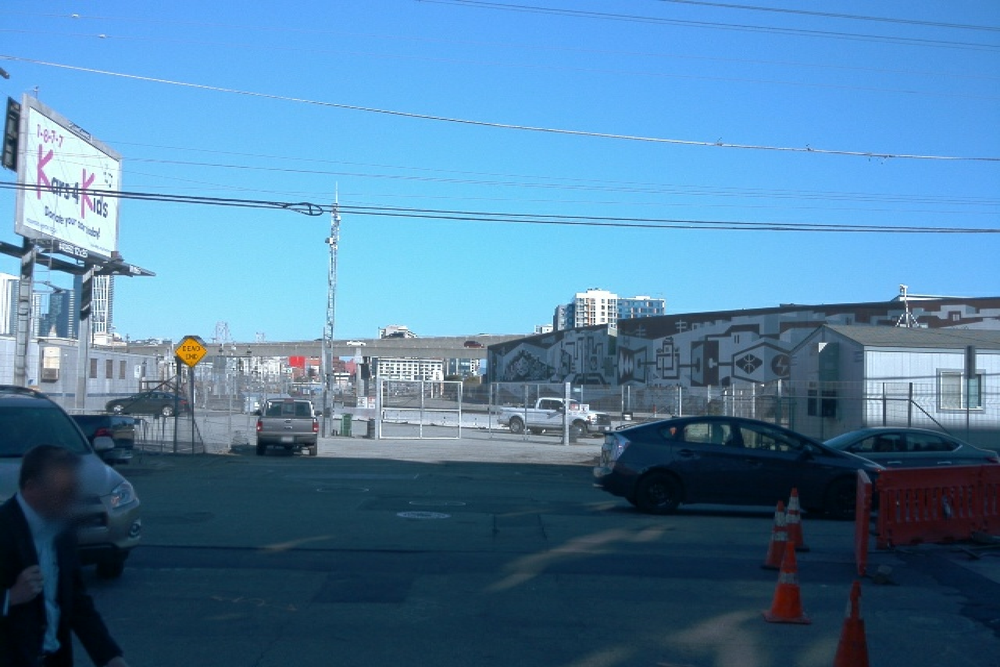
#> input picture data/images/segment-1231623110026745648_480_000_500_000_with_camera_labels_38.png, 1000 x 667 px, shrunk from 1920 x 1280 before the run
$ python masking.py
#> lines starting #> are read from the running program, lines starting #| are printed output that depends on the picture; after the words box and inside, x2 and y2 are one past the last pixel; in counts of white or black regions, pixels touching at a corner belong together
import numpy as np
from PIL import Image
import matplotlib.pyplot as plt


def create_mask(path, color_threshold):
    """
    create a binary mask of an image using a color threshold
    args:
    - path [str]: path to image file
    - color_threshold [array]: 1x3 array of RGB value
    returns:
    - img [array]: RGB image array
    - mask [array]: binary array
    """
    # IMPLEMENT THIS FUNCTION
    # open the path image converting to RGB
    img = np.array(Image.open(path).convert('RGB'))
#> img is the input picture: shape (667, 1000, 3); mean R, G, B 80.4, 127.5, 163.3
    # extract the RGB matrices per pixel
    R_Matrix, G_Matrix, B_Matrix = img[..., 0], img[..., 1], img[..., 2]
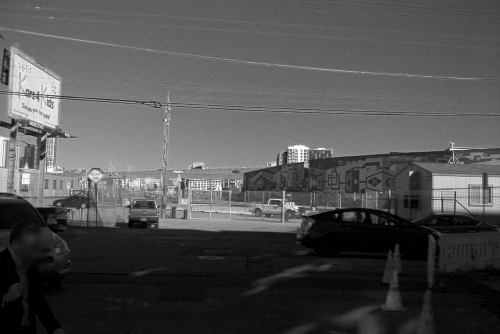
#> R_Matrix: shape (667, 1000) (shown at 1/2 size); min 0, max 255, mean 80.4
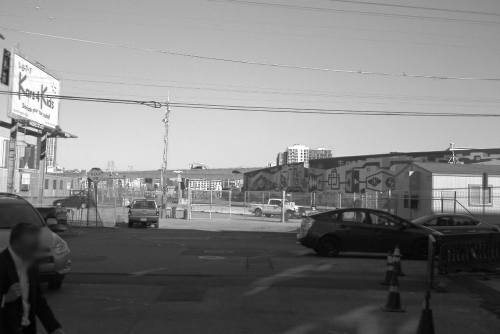
#> G_Matrix: shape (667, 1000) (shown at 1/2 size); min 0, max 255, mean 127.5
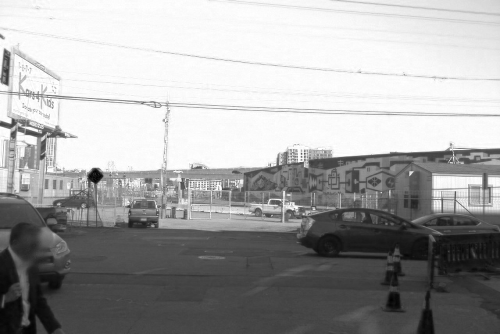
#> B_Matrix: shape (667, 1000) (shown at 1/2 size); min 0, max 255, mean 163.3
    # Thresshold the RGB matrces
    mask = (R_Matrix > color_threshold[0]) & (G_Matrix > color_threshold[1]) & (B_Matrix > color_threshold[2])
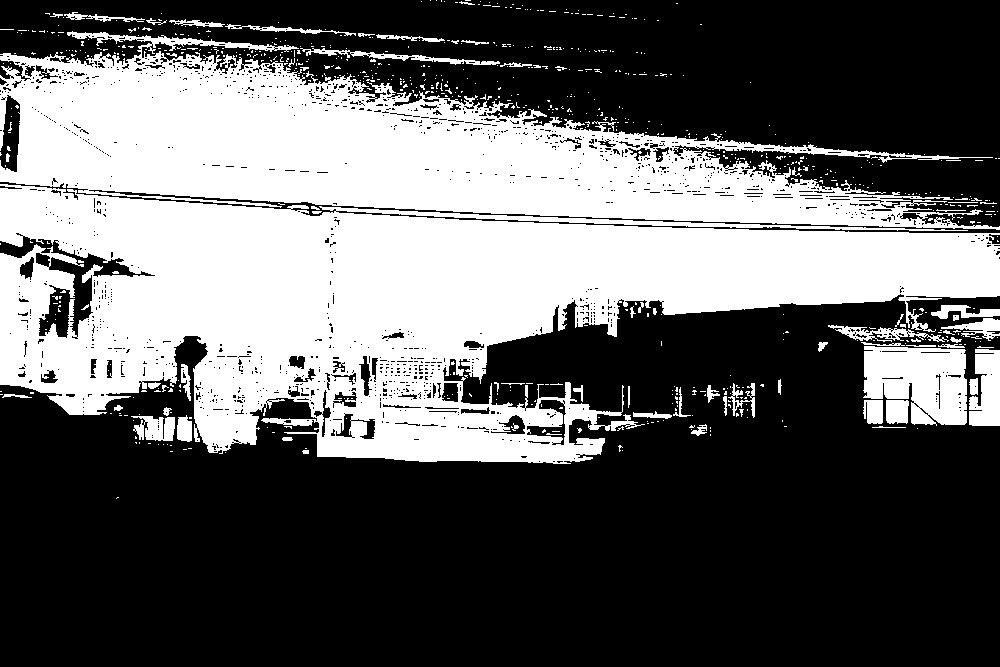
#> mask: shape (667, 1000) bool; 38.4% white; 729 white regions (663 under 20 px), largest, box (x1, y1, x2, y2) and area: (0, 184, 1000, 464) 147086, (0, 31, 1000, 230) 89647, (863, 346, 967, 426) 6335


    return img, mask


def mask_and_display(img, mask):
    """
    display 3 plots next to each other: image, mask and masked image
    args:
    - img [array]: HxWxC image array
    - mask [array]: HxW mask array
    """
    # IMPLEMENT THIS FUNCTION
    # Original image

    img_mask = img*np.stack([mask]*3, axis=2)
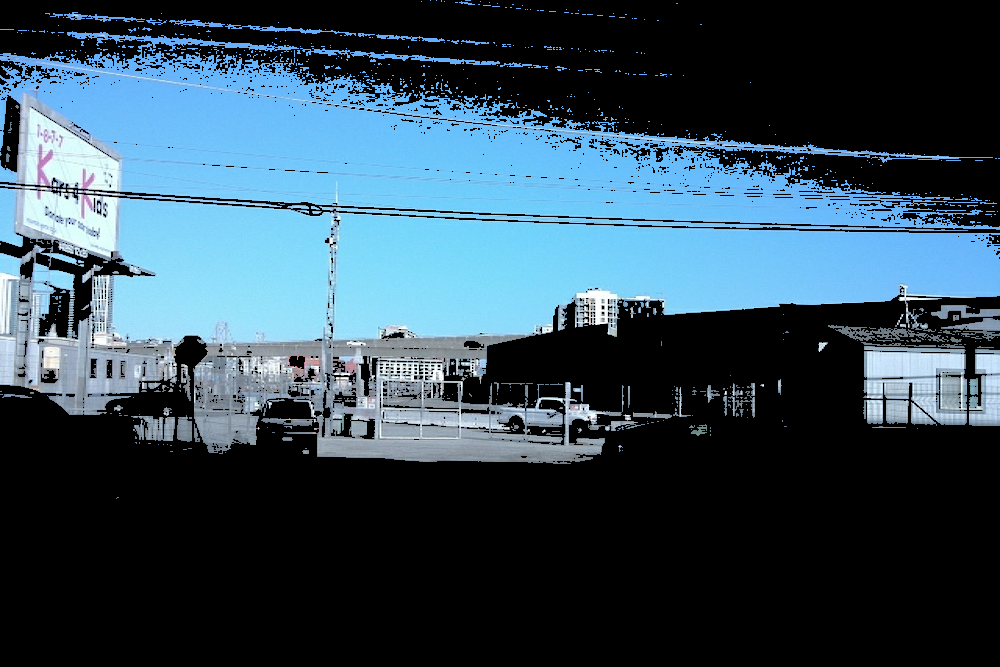
#> img_mask: shape (667, 1000, 3); mean R, G, B 50.7, 74.2, 88.6
    f,ax  = plt.subplots(1, 3,figsize=(30, 20))
    ax[0].imshow(img)
    ax[1].imshow(mask)
    ax[2].imshow(img_mask)
    plt.show()
if __name__ == '__main__':
    path = 'data/images/segment-1231623110026745648_480_000_500_000_with_camera_labels_38.png'
    color_threshold = [100, 100, 128]
    img, mask = create_mask(path, color_threshold)
    mask_and_display(img, mask)

$ run again, with data/images/segment-12208410199966712301_4480_000_4500_000_with_camera_labels_79.png copied over data/images/segment-1231623110026745648_480_000_500_000_with_camera_labels_38.png
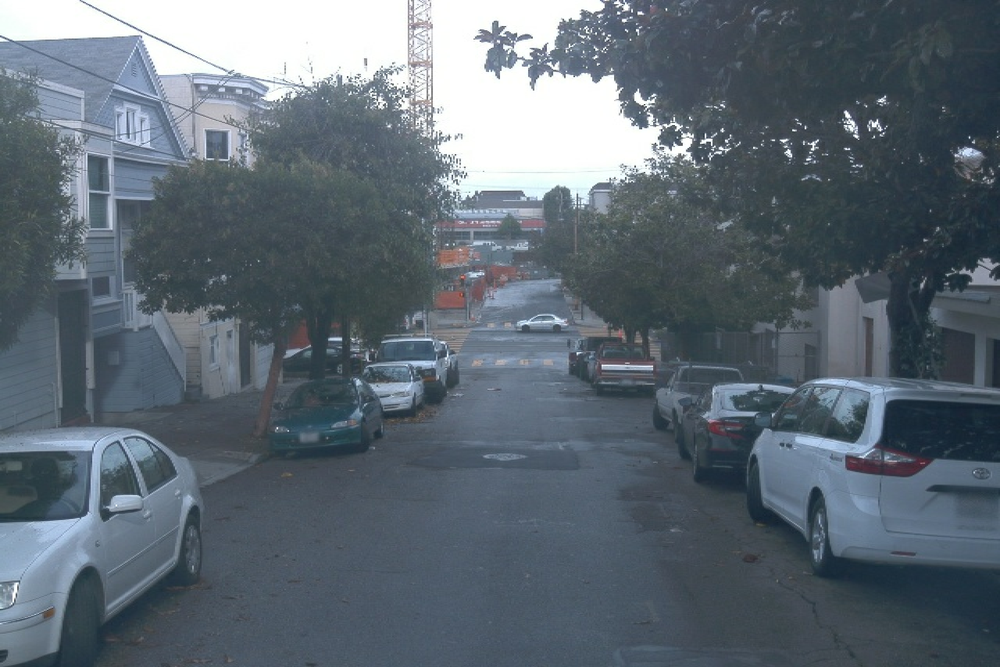
#> input picture data/images/segment-12208410199966712301_4480_000_4500_000_with_camera_labels_79.png, 1000 x 667 px, shrunk from 1920 x 1280 before the run
#> in create_mask, img is the input picture: shape (667, 1000, 3); mean R, G, B 94.3, 105.7, 115.6
#> in create_mask, `mask = (R_Matrix > color_threshold[0]) & (G_Matrix > color_threshold[1..`:
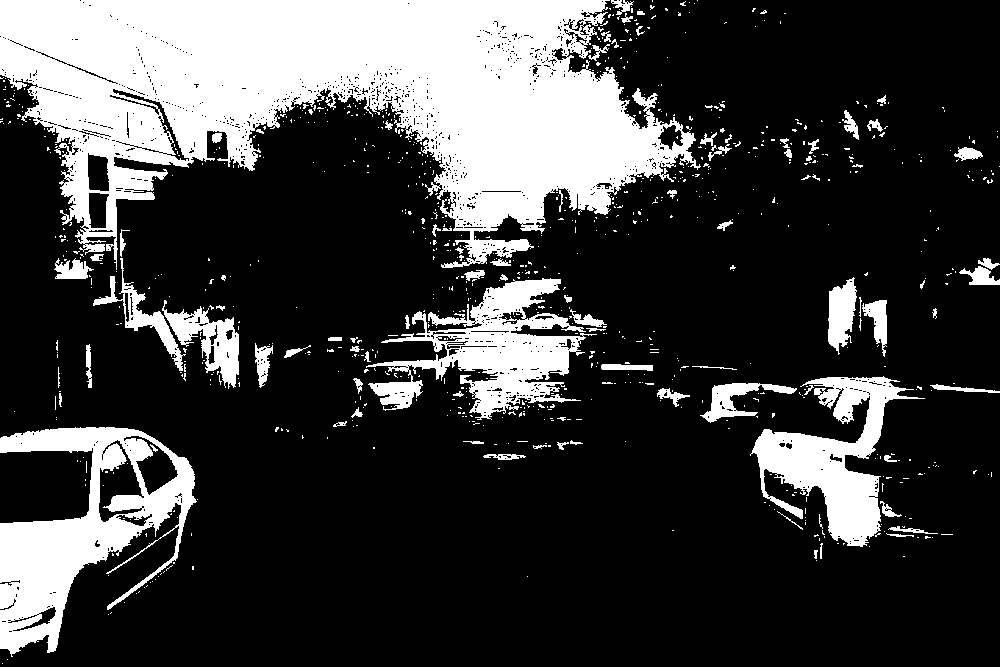
#> mask: shape (667, 1000) bool; 24% white; 889 white regions (802 under 20 px), largest, box (x1, y1, x2, y2) and area: (0, 0, 701, 270) 100491, (0, 427, 197, 657) 18625, (366, 278, 597, 420) 12674
#> in mask_and_display, `img_mask = img*np.stack([mask]*3, axis=2)`:
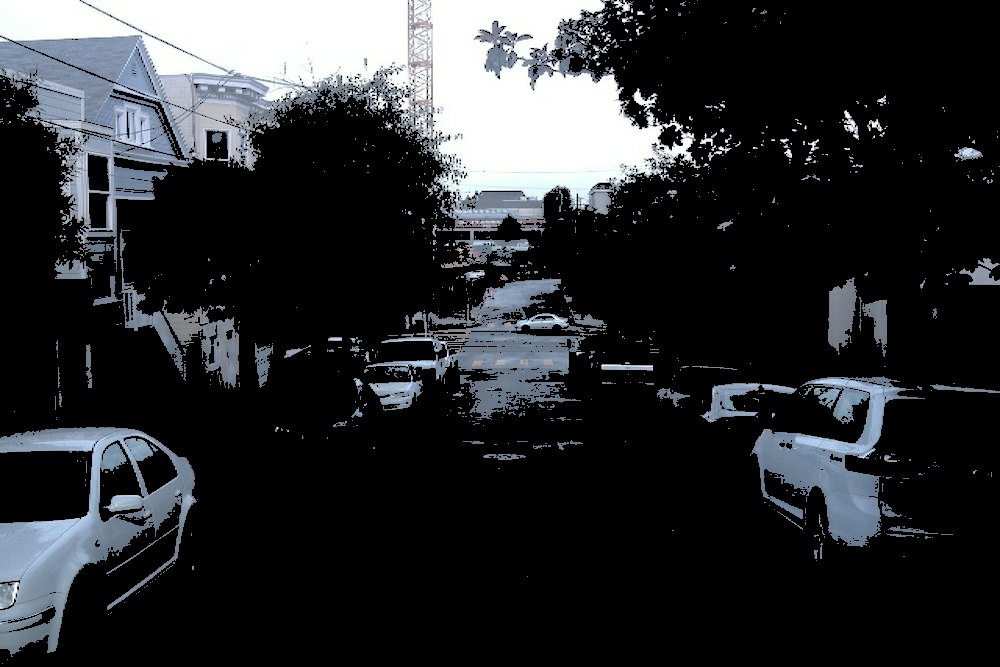
#> img_mask: shape (667, 1000, 3); mean R, G, B 42.3, 44.7, 47.3

$ run again, with data/images/segment-12208410199966712301_4480_000_4500_000_with_camera_labels_83.png copied over data/images/segment-1231623110026745648_480_000_500_000_with_camera_labels_38.png
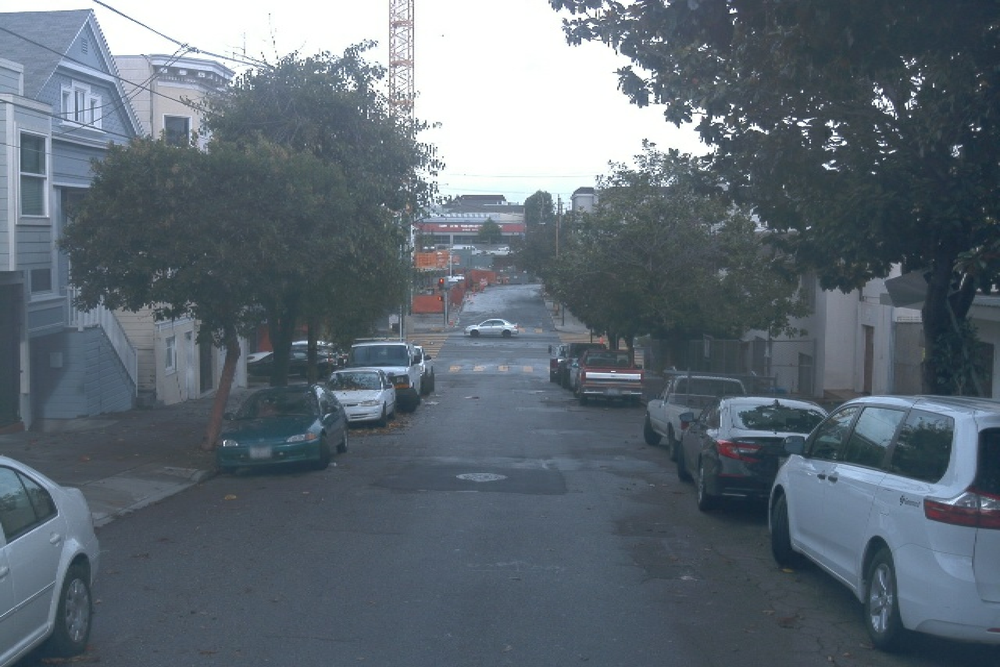
#> input picture data/images/segment-12208410199966712301_4480_000_4500_000_with_camera_labels_83.png, 1000 x 667 px, shrunk from 1920 x 1280 before the run
#> in create_mask, img is the input picture: shape (667, 1000, 3); mean R, G, B 95.2, 106.5, 116.3
#> in create_mask, `mask = (R_Matrix > color_threshold[0]) & (G_Matrix > color_threshold[1..`:
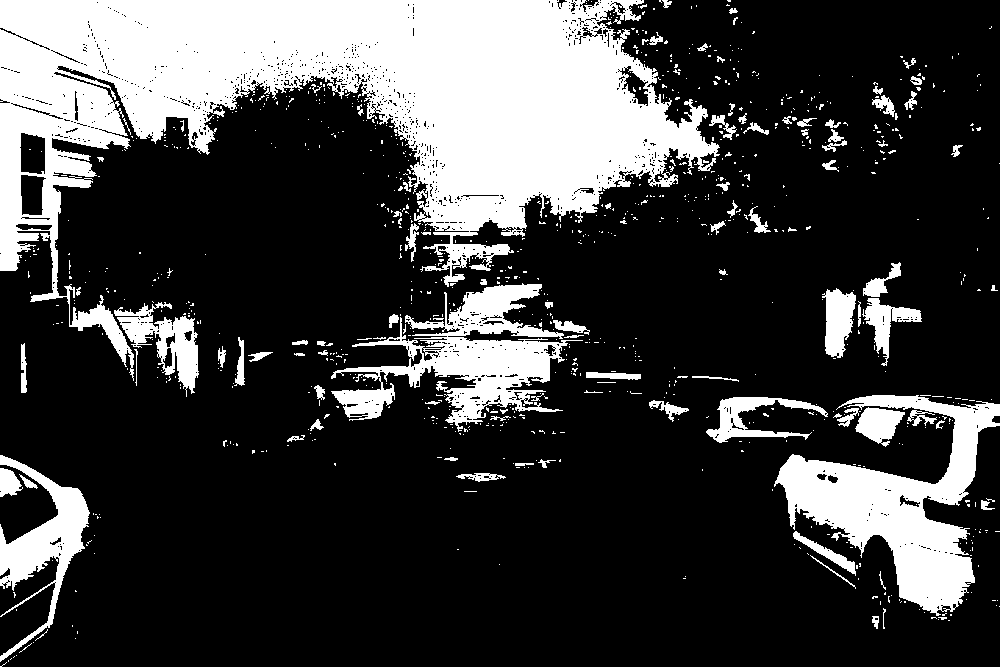
#> mask: shape (667, 1000) bool; 24.6% white; 937 white regions (842 under 20 px), largest, box (x1, y1, x2, y2) and area: (0, 0, 720, 381) 106254, (774, 395, 1000, 616) 18781, (331, 283, 583, 432) 13249
#> in mask_and_display, `img_mask = img*np.stack([mask]*3, axis=2)`:
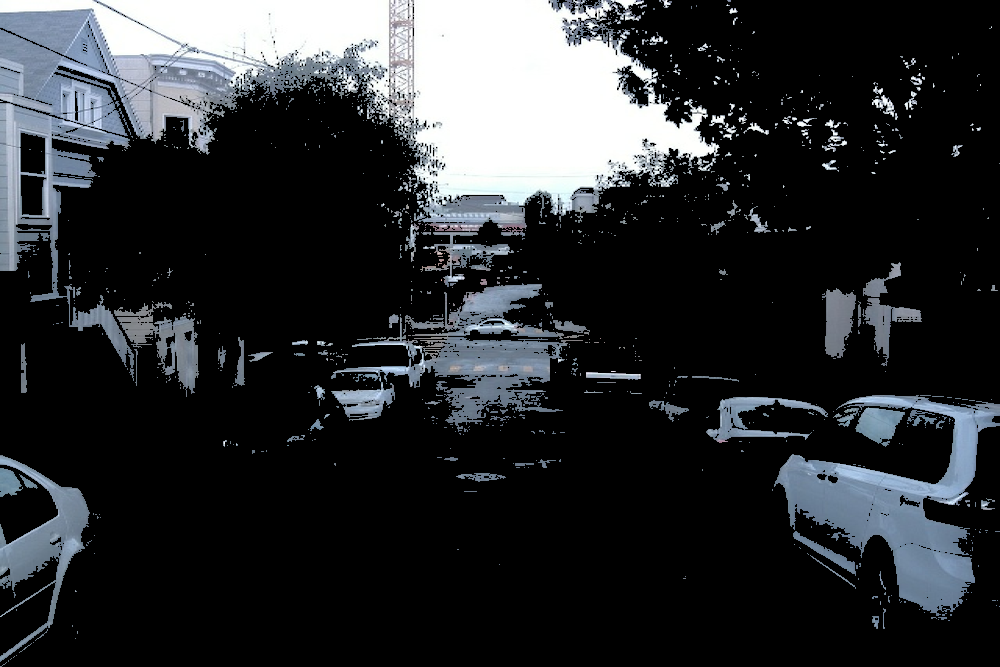
#> img_mask: shape (667, 1000, 3); mean R, G, B 43.3, 45.7, 48.5
